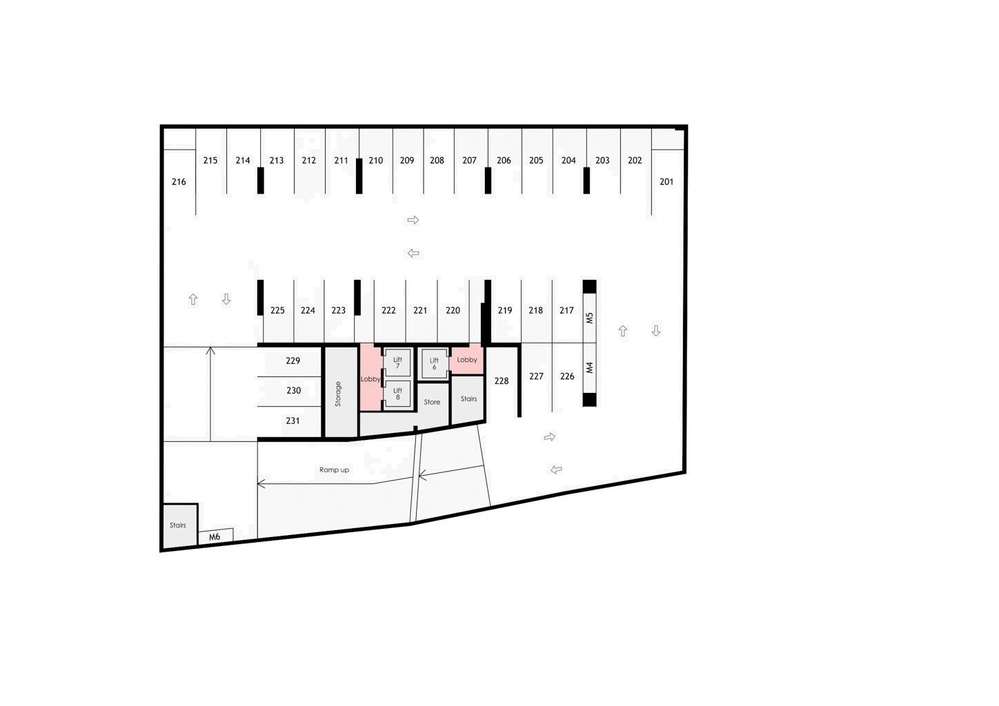
#> input picture parking.jpg, 999 x 706 px, shrunk from 1448 x 1024 before the run
$ python test3.py
#> lines starting #> are read from the running program, lines starting #| are printed output that depends on the picture; after the words box and inside, x2 and y2 are one past the last pixel; in counts of white or black regions, pixels touching at a corner belong together
from PIL import Image, ImageEnhance
import matplotlib.pyplot as plt
import numpy as np
import cv2
from skimage.morphology import remove_small_objects

# Read the image
image_path = "parking.jpg"
image = Image.open(image_path)
#> image is the input picture: PIL image 999x706 RGB; mean R, G, B 247.8, 247.7, 247.7

# Enhance image sharpness
enhancer = ImageEnhance.Sharpness(image)
sharpened_image = enhancer.enhance(2.0)  # Increase sharpness by a factor of 2

# Convert the image to grayscale
grayscale_image = sharpened_image.convert("L")

# Convert the grayscale image to a numpy array
image_array = np.array(grayscale_image)

# Apply thresholding to create a binary image
_, binary_image = cv2.threshold(image_array, 128, 255, cv2.THRESH_BINARY)
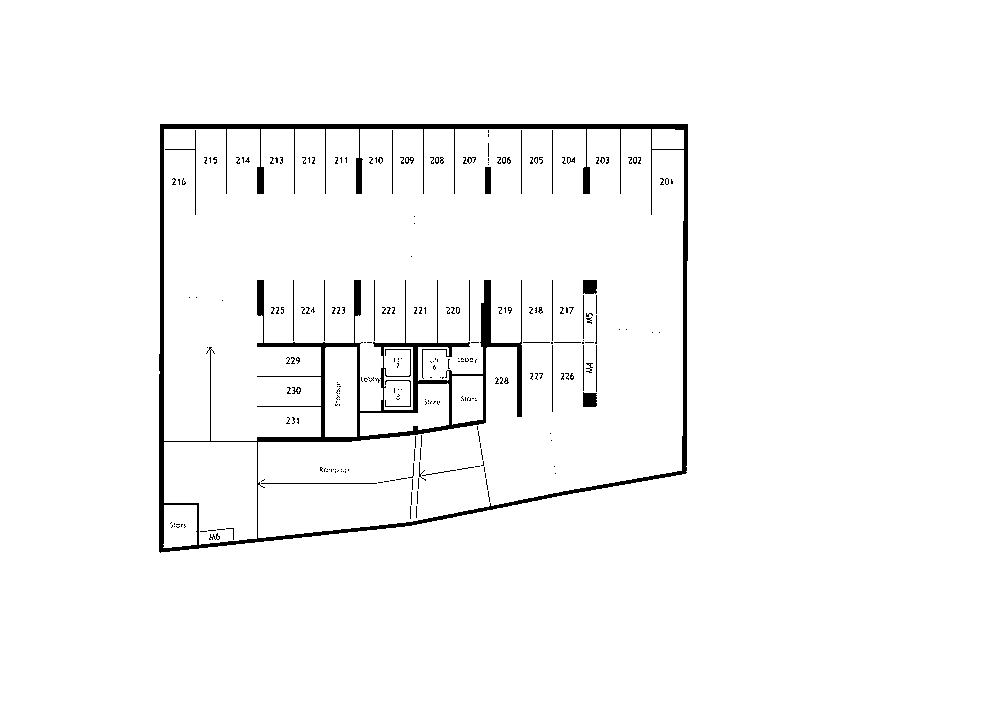
#> binary_image: shape (706, 999); 97.3% white; 260 black regions (229 under 20 px), largest, box (x1, y1, x2, y2) and area: (159, 124, 688, 553) 15446, (583, 392, 597, 407) 192, (583, 280, 597, 294) 191

# Find contours in the binary image
contours, _ = cv2.findContours(binary_image, cv2.RETR_EXTERNAL, cv2.CHAIN_APPROX_SIMPLE)
#> contours = [[[0, 0], [0, 705], [998, 705], [998, 0]]]

# Filter contours based on area and solidity
filtered_contours = []
for contour in contours:
    area = cv2.contourArea(contour)
    if area > 100:  # Filter out small contours based on area threshold
        hull = cv2.convexHull(contour)
        hull_area = cv2.contourArea(hull)
        solidity = float(area) / hull_area
        if solidity > 0.8:  # Filter out contours with low solidity (likely hollow polygons)
            filtered_contours.append(contour)
#> this loop made 1 pass
#> (contour, area, hull, hull_area, solidity) on pass 1: ([[0, 0], [0, 705], [998, 705], [998, 0]], 703590, [[998, 0], [998, 705], [0, 705], [0, 0]], 703590, 1)
#> after the loop, filtered_contours = [[[0, 0], [0, 705], [998, 705], [998, 0]]]

# Convert the filtered contours to polygons
polygons = []
for contour in filtered_contours:
    contour = contour.squeeze()
    polygon = [(x, y) for x, y in contour]
    polygons.append(polygon)
#> this loop made 1 pass
#> polygon on pass 1: [(0, 0), (0, 705), (998, 705), (998, 0)]
#> after the loop, polygons = [[(0, 0), (0, 705), (998, 705), (998, 0)]]

# Display the original image and the filtered polygons
fig, axs = plt.subplots(1, 2, figsize=(10, 5))
axs[0].imshow(image)
axs[0].set_title("Original Image")
for polygon in polygons:
    axs[0].plot(*zip(*polygon), color='red', linewidth=2)
axs[1].imshow(binary_image, cmap='gray')
axs[1].set_title("Binary Image")
plt.show()
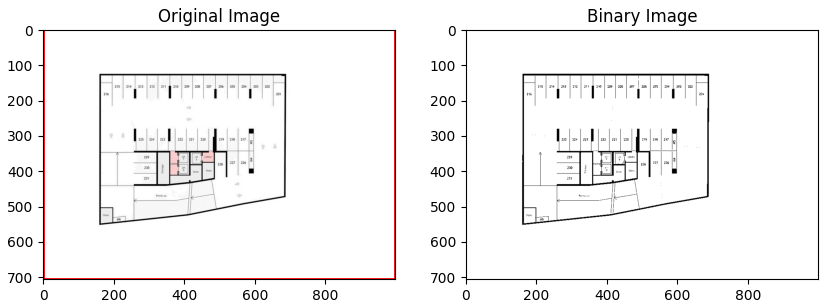
#> figure drawn by matplotlib, 2 panels

# Save the result with filtered polygons
result_image = Image.fromarray(binary_image)

# Remove noise (isolated pixels) from the result image
result_image_array = np.array(result_image)
filtered_image_array = remove_small_objects(result_image_array, min_size=3, connectivity=1)
filtered_result_image = Image.fromarray(filtered_image_array)

# Save the filtered result image
filtered_result_image_path = "filtered_result.png"
filtered_result_image.save(filtered_result_image_path)
print("Filtered result image saved at:", filtered_result_image_path)

$ run again, with marked_image.jpg copied over parking.jpg
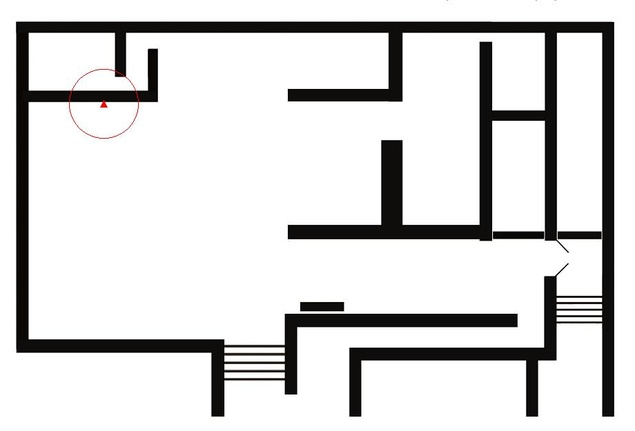
#> input picture marked_image.jpg, 635 x 431 px, shrunk from 920 x 625 before the run
#> image is the input picture: PIL image 635x431 RGB; mean R, G, B 215.1, 214.9, 214.7
#> `_, binary_image = cv2.threshold(image_array, 128, 255, cv2.THRESH_BINA..`:
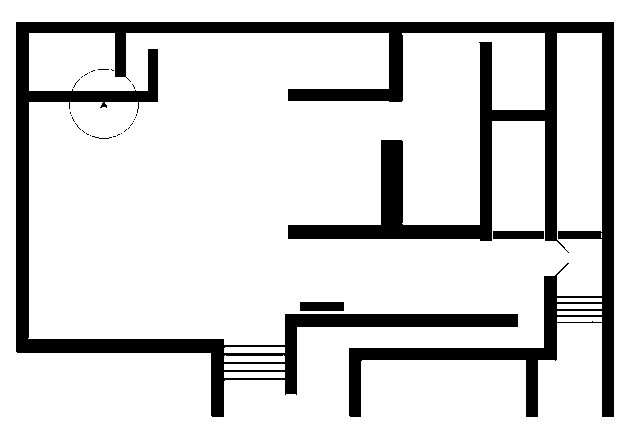
#> binary_image: shape (431, 635); 83.7% white; 29 black regions (25 under 20 px), largest, box (x1, y1, x2, y2) and area: (16, 22, 614, 417) 43582, (493, 231, 544, 239) 408, (300, 302, 344, 311) 396, (92, 136, 112, 139) 20
#> contours = [[[0, 0], [0, 430], [634, 430], [634, 0]]]
#> the loop `for contour in contours:` made 1 pass
#> (contour, area, hull, hull_area, solidity) on pass 1: ([[0, 0], [0, 430], [634, 430], [634, 0]], 272620, [[634, 0], [634, 430], [0, 430], [0, 0]], 272620, 1)
#> the loop `for contour in filtered_contours:` made 1 pass
#> polygon on pass 1: [(0, 0), (0, 430), (634, 430), (634, 0)]
#> after the loop `for contour in filtered_contours:`: polygons = [[(0, 0), (0, 430), (634, 430), (634, 0)]]
#> the loop `for polygon in polygons:` made 1 pass
#> `plt.show()`:
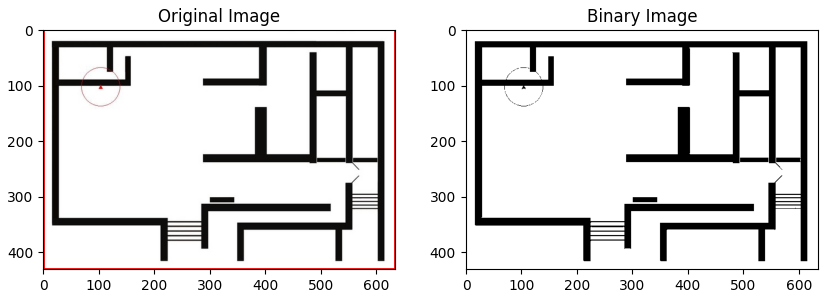
#> figure drawn by matplotlib, 2 panels

$ run again, with ROI.png saved as parking.jpg
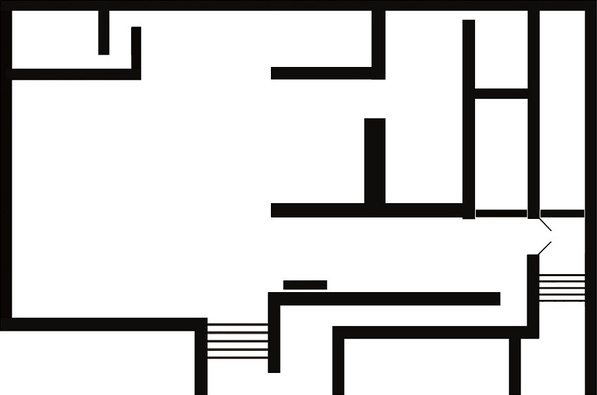
#> input picture ROI.png, 597 x 395 px, shrunk from 866 x 572 before the run
#> image is the input picture: PIL image 597x395 RGB; mean R, G, B 209.3, 209, 208.7
#> `_, binary_image = cv2.threshold(image_array, 128, 255, cv2.THRESH_BINA..`:
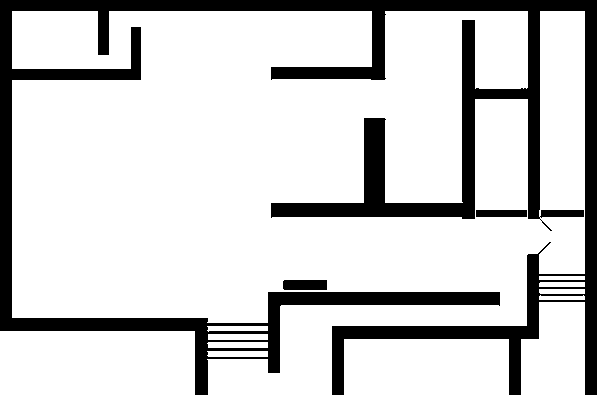
#> binary_image: shape (395, 597); 81.3% white; 3 black regions
#> contours = 12 contours; largest, box (x1, y1, x2, y2) and area: (12, 11, 585, 395) 161266, (0, 331, 195, 395) 12222, (344, 339, 509, 395) 9020, (521, 302, 585, 395) 5130, (207, 351, 268, 357) 296
#> the loop `for contour in contours:` made 12 passes
#> (contour, area, hull, hull_area, solidity) on passes 3 to 5: ([[344, 339], [344, 394], [508, 394], [508, 339]], 9020, [[508, 339], [508, 394], [344, 394], [344, 339]], 9020, 1), ([[208, 334], [208, 339], [267, 339], [267, 334]], 295, [[267, 334], [267, 339], [208, 339], [208, 334]], 295, 1), ([[0, 331], [0, 394], [194, 394], [194, 331]], 12222, [[194, 331], [194, 394], [0, 394], [0, 331]], 12222, 1)
#> after the loop `for contour in contours:`: filtered_contours = 11 contours; largest, box (x1, y1, x2, y2) and area: (12, 11, 585, 395) 161266, (0, 331, 195, 395) 12222, (344, 339, 509, 395) 9020, (521, 302, 585, 395) 5130, (207, 351, 268, 357) 296
#> the loop `for contour in filtered_contours:` made 11 passes
#> polygon on passes 3, 4, 5, 8, 9, 10: [(344, 339), (344, 394), (508, 394), (508, 339)], [(208, 334), (208, 339), (267, 339), (267, 334)], [(0, 331), (0, 394), (194, 394), (194, 331)], [(539, 289), (539, 292), (540, 293), (584, 293), (584, 289)], [(540, 282), (539, 283), (539, 286), (584, 286), (584, 282)], [(539, 276), (539, 279), (584, 279), (584, 276)]
#> after the loop `for contour in filtered_contours:`: polygons = 11 items
#> the loop `for polygon in polygons:` made 11 passes
#> `plt.show()`:
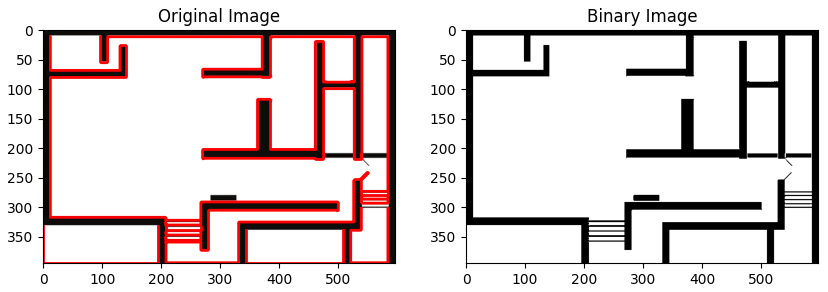
#> figure drawn by matplotlib, 2 panels

$ run again, with art - Copy.png saved as parking.jpg
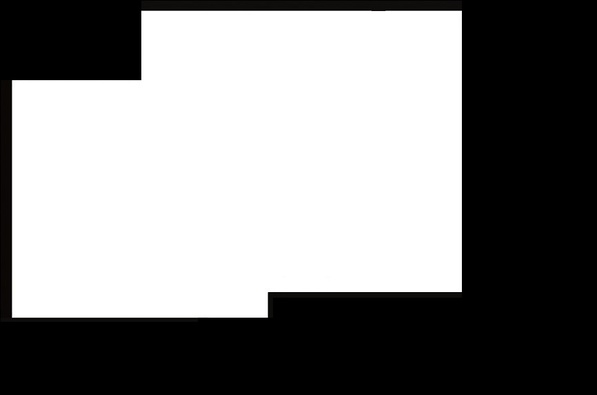
#> input picture art - Copy.png, 597 x 395 px, shrunk from 866 x 572 before the run
#> image is the input picture: PIL image 597x395 RGB; mean R, G, B 134.6, 134.6, 134.5
#> `_, binary_image = cv2.threshold(image_array, 128, 255, cv2.THRESH_BINA..`:
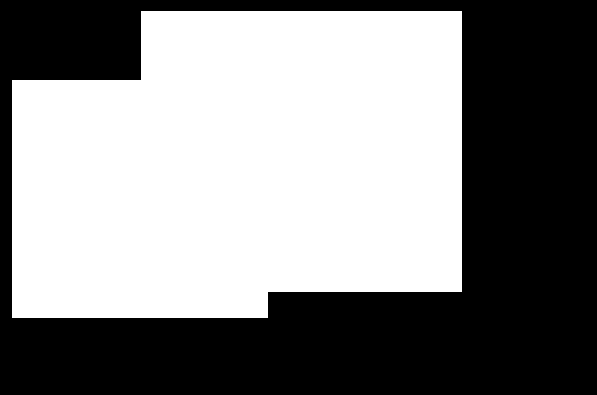
#> binary_image: shape (395, 597); 52.7% white; 1 black region
#> contours = 1 contour; box (x1, y1, x2, y2) and area: (12, 11, 462, 318) 123450
#> the loop `for contour in contours:` made 1 pass
#> (area, hull_area, solidity) on pass 1: (123450, 130421.5, 0.947)
#> after the loop `for contour in contours:`: filtered_contours has the same summary as contours
#> the loop `for contour in filtered_contours:` made 1 pass
#> after the loop `for contour in filtered_contours:`: polygons = [[(141, 11), (141, 79), (140, 80), (12, 80), (12, 317), (267, 317), (267, 292), (268, 291), (461, 291), (461, 11)]]
#> the loop `for polygon in polygons:` made 1 pass
#> `plt.show()`:
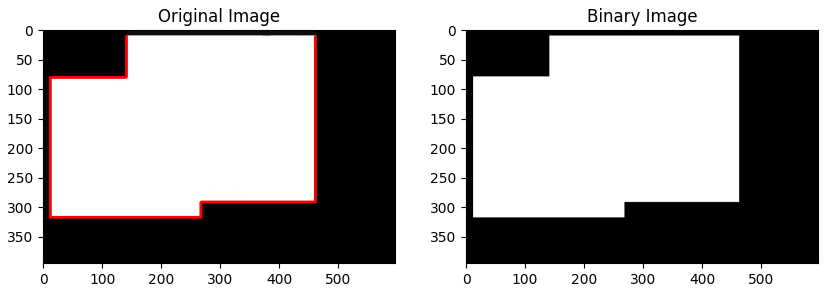
#> figure drawn by matplotlib, 2 panels
